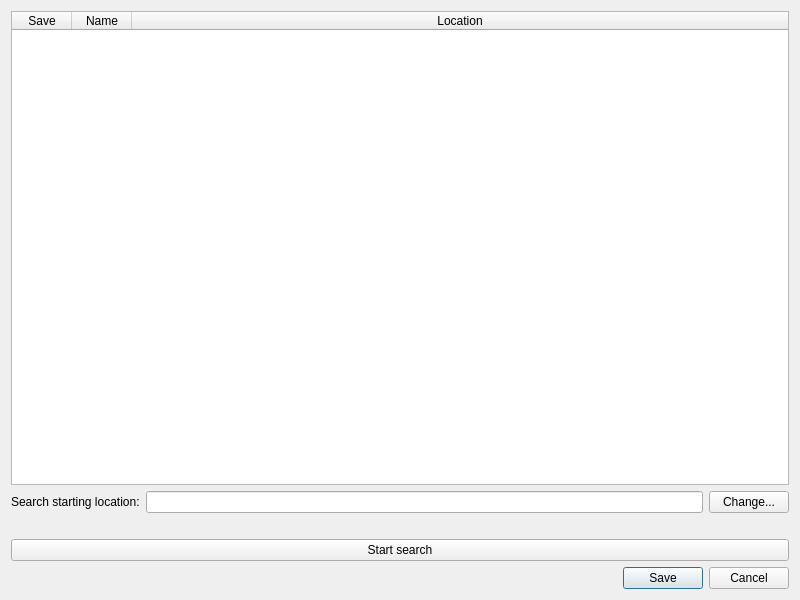
<?xml version="1.0" encoding="UTF-8"?>
<ui version="4.0">
 <class>SearchGameDialog</class>
 <widget class="QDialog" name="SearchGameDialog">
  <property name="geometry">
   <rect>
    <x>0</x>
    <y>0</y>
    <width>800</width>
    <height>600</height>
   </rect>
  </property>
  <property name="windowTitle">
   <string>Search Games</string>
  </property>
  <layout class="QGridLayout" name="gridLayout">
   <item row="0" column="0" colspan="3">
    <widget class="QTableWidget" name="results">
     <property name="selectionBehavior">
      <enum>QAbstractItemView::SelectRows</enum>
     </property>
     <attribute name="horizontalHeaderMinimumSectionSize">
      <number>20</number>
     </attribute>
     <attribute name="horizontalHeaderDefaultSectionSize">
      <number>60</number>
     </attribute>
     <attribute name="horizontalHeaderShowSortIndicator" stdset="0">
      <bool>true</bool>
     </attribute>
     <attribute name="horizontalHeaderStretchLastSection">
      <bool>true</bool>
     </attribute>
     <attribute name="verticalHeaderVisible">
      <bool>false</bool>
     </attribute>
     <column>
      <property name="text">
       <string>Save</string>
      </property>
     </column>
     <column>
      <property name="text">
       <string>Name</string>
      </property>
     </column>
     <column>
      <property name="text">
       <string>Location</string>
      </property>
     </column>
    </widget>
   </item>
   <item row="1" column="0">
    <widget class="QLabel" name="startLocationLabel">
     <property name="text">
      <string>Search starting location:</string>
     </property>
    </widget>
   </item>
   <item row="1" column="1">
    <widget class="QLineEdit" name="startLocation"/>
   </item>
   <item row="1" column="2">
    <widget class="QPushButton" name="change">
     <property name="text">
      <string>Change...</string>
     </property>
     <property name="icon">
      <iconset theme="folder-open"/>
     </property>
    </widget>
   </item>
   <item row="2" column="1">
    <widget class="QLabel" name="progressLabel">
     <property name="text">
      <string/>
     </property>
    </widget>
   </item>
   <item row="3" column="0" colspan="3">
    <widget class="QPushButton" name="startStop">
     <property name="text">
      <string>Start search</string>
     </property>
    </widget>
   </item>
   <item row="4" column="0" colspan="3">
    <widget class="QDialogButtonBox" name="buttonBox">
     <property name="orientation">
      <enum>Qt::Horizontal</enum>
     </property>
     <property name="standardButtons">
      <set>QDialogButtonBox::Cancel|QDialogButtonBox::Save</set>
     </property>
    </widget>
   </item>
  </layout>
 </widget>
 <tabstops>
  <tabstop>results</tabstop>
  <tabstop>startLocation</tabstop>
  <tabstop>change</tabstop>
 </tabstops>
 <resources/>
 <connections>
  <connection>
   <sender>buttonBox</sender>
   <signal>accepted()</signal>
   <receiver>SearchGameDialog</receiver>
   <slot>accept()</slot>
   <hints>
    <hint type="sourcelabel">
     <x>248</x>
     <y>254</y>
    </hint>
    <hint type="destinationlabel">
     <x>157</x>
     <y>274</y>
    </hint>
   </hints>
  </connection>
  <connection>
   <sender>buttonBox</sender>
   <signal>rejected()</signal>
   <receiver>SearchGameDialog</receiver>
   <slot>reject()</slot>
   <hints>
    <hint type="sourcelabel">
     <x>316</x>
     <y>260</y>
    </hint>
    <hint type="destinationlabel">
     <x>286</x>
     <y>274</y>
    </hint>
   </hints>
  </connection>
 </connections>
</ui>
